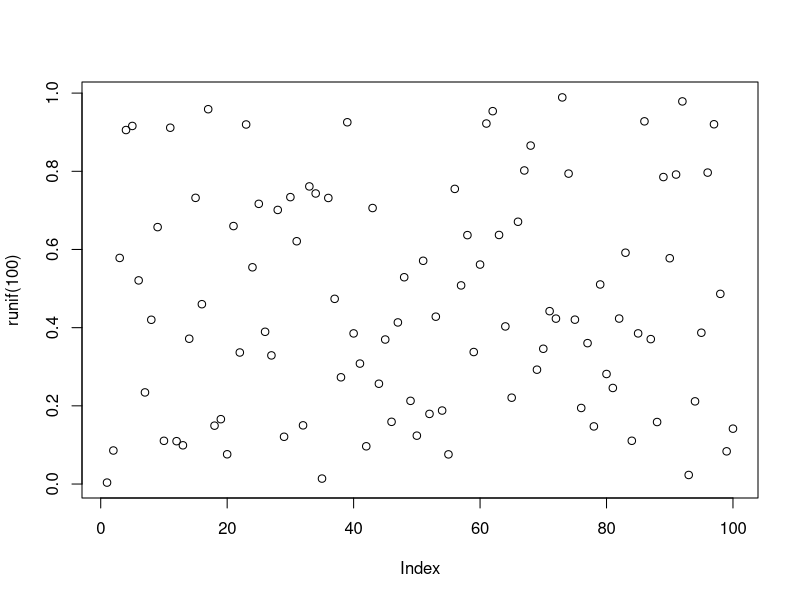

Write R code to recreate this figure.
## ---- chunk 1
# source the script to read and clean data
#source("scripts/prep_data.R") 
#libraries

## ---- chunk 2

plot(runif(100))

